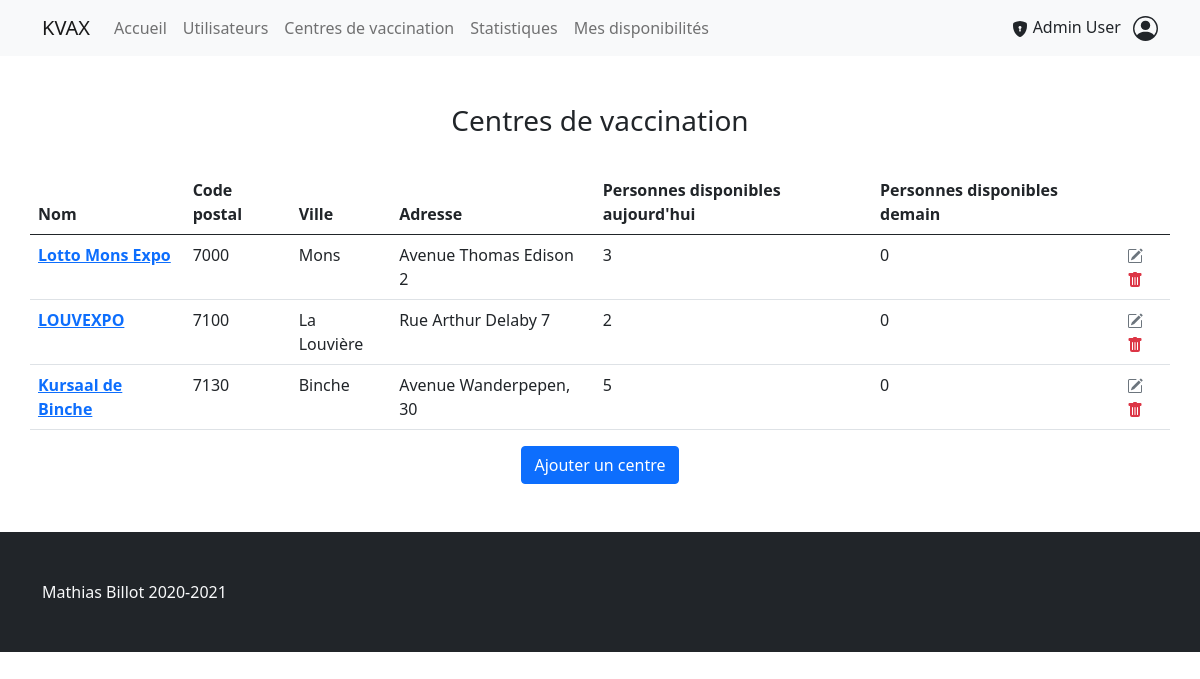
Screenshot of /index.php?page=getCenters (signed in) with the database file from the repository.
### tables this page shows
CREATE TABLE IF NOT EXISTS `vaccination_centers` (
    `id` int unsigned NOT NULL AUTO_INCREMENT,
    `name` varchar(45) NOT NULL,
    `city` varchar(45) NOT NULL,
    `postalCode` int(4) unsigned zerofill NOT NULL,
    `address` varchar(100) NOT NULL,

    PRIMARY KEY (`id`)
);

### controllers/controller.php (called while the page is built, shortened)
<?php
    require('models/center.php');
    class Controller {
        function getCenters() {
            $centers = Center::getAll();
            require('views/pages/centers.php');
        }
    }
?>

### models/center.php (called while the page is built, shortened)
<?php
    class Center {
        public static function getAll() {
            try {
                $pdo = getPdo();
                $query = 'SELECT ';
                $query .= '*, ';
                $query .= '(SELECT COUNT(*) FROM availabilities WHERE vc.id = center_id AND (DATE(`date`) = CURDATE())) AS availabilities_today, ';
                $query .= '(SELECT COUNT(*) FROM availabilities WHERE vc.id = center_id AND (DATE(`date`) = (CURDATE() + INTERVAL 1 DAY))) AS availabilities_tomorrow ';
                $query .= 'FROM vaccination_centers AS vc;';
                $req = $pdo->prepare($query);
                $req->execute();
                $center = $req->fetchAll();
                return $center;
            } catch (Exception $e) {
                throw new Exception($e->getMessage(), 400);
            }
        }
    }
?>

### config.php (called while the page is built, shortened)
<?php
    function redstr($page) {
        return $_SERVER['PHP_SELF']."?page=$page";
    }
?>

### views/pages/centers.php (the view, shortened to what this page needs)
<div class="container">
    <div class="row">
        <div class="col text-center mb-4">
            <h3>Centres de vaccination</h3>
        </div>
    </div>
    <div class="row">
        <table class="table">
            <thead>
                <tr>
                    <th>Nom</th>
                    <th>Code postal</th>
                    <th>Ville</th>
                    <th>Adresse</th>
                    <th>Personnes disponibles aujourd'hui</th>
                    <th>Personnes disponibles demain</th>
                    <th></th>
                </tr>
            </thead>
            <tbody>
                <?php foreach($centers as $key => $center) { ?>
                    <tr>
                        <td class="fw-bold">
                            <a href="<?= redstr('getCenter').'&id='.$center->id ?>">
                                <?= $center->name ?>
                            </a>
                        </td>
                        <td><?= $center->postalCode ?></td>
                        <td><?= $center->city ?></td>
                        <td><?= $center->address ?></td>
                        <td><?= $center->availabilities_today ?></td>
                        <td><?= $center->availabilities_tomorrow ?></td>
                        <td>
                            <a class="text-secondary" href="<?= redstr('updateCenter').'&id='.$center->id ?>">
                            </a>
                            <a class="text-danger" href="<?= redstr('deleteCenter').'&id='.$center->id ?>">
                            </a>
                        </td>
                    </tr>
                <?php } ?>
            </tbody>
        </table>
        <div class="text-center">
            <a class="btn btn-primary" href="<?= redstr('createCenter') ?>">Ajouter un centre</a>
        </div>
    </div>
</div>
<?php
    require_once('views/partials/layout.php');
?>

### rows the page displays
vaccination_centers: name "Lotto Mons Expo", postalCode "7000", city "Mons", address "Avenue Thomas Edison 2", availabilities_today "3", availabilities_tomorrow "0"
vaccination_centers: name "LOUVEXPO", postalCode "7100", city "La Louvière", address "Rue Arthur Delaby 7", availabilities_today "2", availabilities_tomorrow "0"
vaccination_centers: name "Kursaal de Binche", postalCode "7130", city "Binche", address "Avenue Wanderpepen, 30", availabilities_today "5", availabilities_tomorrow "0"

### other values shown
$_SESSION['user_fullname'] "Admin User"
